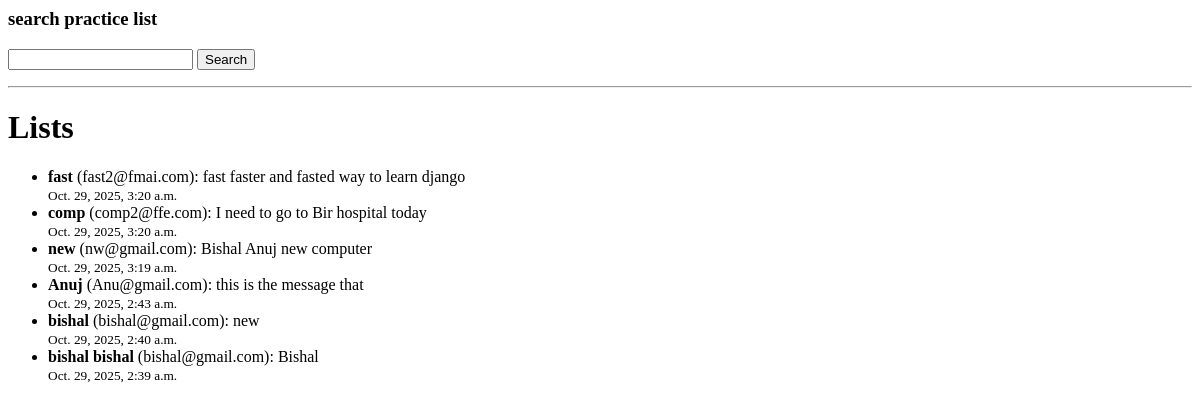
The page /practice_list/ on the database as committed earlier.
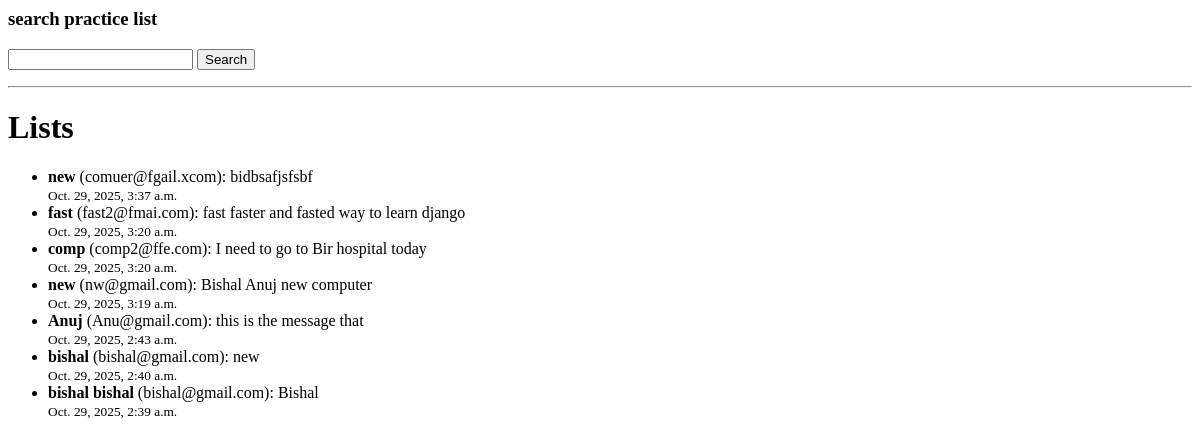
The same page on the database as committed later.
### product/models.py (models this page shows, shortened)
class Practice(models.Model):
    name=models.CharField(max_length=100)
    email = models.EmailField()
    message = models.TextField()
    created_at = models.DateTimeField(auto_now_add=True)

### product/views.py (the view)
# urls.py: path('practice_list/', views.practice_list_view, name= 'practice_list'),
def practice_list_view(request):
    query = request.GET.get('q', '').strip()
    practices = Practice.objects.all().order_by('-created_at')
    if query:
        practices = practices.filter(
            Q(name__icontains=query) | Q(email__icontains = query)
        )
    context = {'practices':practices,
                   'query':query}
    return render(request, 'product/practice_list.html', context)

### product/templates/product/practice_list.html
<h3>search practice list </h3>
<form action="" method="get">
    <input type="text" name='q' value={{query}}>
<button type="submit">Search</button>
</form>
<hr>
<h1>Lists</h1>
{% if practices %}
<ul>
    {% for f in practices %}
    <li>
<strong>{{ f.name }}</strong> ({{ f.email }}): {{ f.message }}
        <br><small>{{ f.created_at }}</small>
    </li>
    {% endfor %}
</ul>
{% endif %}

Rows that differ between the two databases and show on the page:
added Practice: name "new", email "comuer@fgail.xcom", message "bidbsafjsfsbf", created_at "Oct. 29, 2025, 3:37 a.m."
